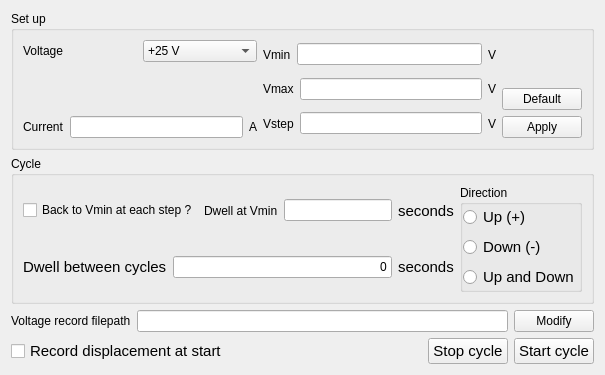
        <widget class="QWidget" name="tab">
         <attribute name="title">
          <string>Agilent E3631A</string>
         </attribute>
         <layout class="QGridLayout" name="gridLayout_32">
          <item row="0" column="0">
           <layout class="QVBoxLayout" name="verticalLayout_16">
            <item>
             <widget class="QGroupBox" name="groupBox_13">
              <property name="title">
               <string>Set up</string>
              </property>
              <layout class="QHBoxLayout" name="horizontalLayout_25">
               <item>
                <layout class="QVBoxLayout" name="verticalLayout_12">
                 <item>
                  <layout class="QHBoxLayout" name="horizontalLayout_26">
                   <item>
                    <widget class="QLabel" name="lbl_agilent_voltate_setup">
                     <property name="text">
                      <string>Voltage</string>
                     </property>
                    </widget>
                   </item>
                   <item>
                    <widget class="QComboBox" name="cb_agilent_voltage_setup">
                     <item>
                      <property name="text">
                       <string>+25 V </string>
                      </property>
                     </item>
                     <item>
                      <property name="text">
                       <string>+6 V</string>
                      </property>
                     </item>
                     <item>
                      <property name="text">
                       <string>-25 V</string>
                      </property>
                     </item>
                    </widget>
                   </item>
                  </layout>
                 </item>
                 <item>
                  <spacer name="verticalSpacer_9">
                   <property name="orientation">
                    <enum>Qt::Vertical</enum>
                   </property>
                   <property name="sizeHint" stdset="0">
                    <size>
                     <width>20</width>
                     <height>40</height>
                    </size>
                   </property>
                  </spacer>
                 </item>
                 <item>
                  <layout class="QHBoxLayout" name="horizontalLayout_24">
                   <item>
                    <widget class="QLabel" name="label_14">
                     <property name="text">
                      <string>Current</string>
                     </property>
                    </widget>
                   </item>
                   <item>
                    <widget class="QLineEdit" name="le_agilent_current"/>
                   </item>
                   <item>
                    <widget class="QLabel" name="lbl_agilent_current_unit">
                     <property name="text">
                      <string>A</string>
                     </property>
                    </widget>
                   </item>
                  </layout>
                 </item>
                </layout>
               </item>
               <item>
                <layout class="QVBoxLayout" name="verticalLayout_13">
                 <item>
                  <layout class="QHBoxLayout" name="horizontalLayout_22">
                   <item>
                    <widget class="QLabel" name="lbl_vmin">
                     <property name="text">
                      <string>Vmin</string>
                     </property>
                    </widget>
                   </item>
                   <item>
                    <widget class="QLineEdit" name="le_agilent_vmin"/>
                   </item>
                   <item>
                    <widget class="QLabel" name="lbl_vmin_unit">
                     <property name="text">
                      <string>V</string>
                     </property>
                    </widget>
                   </item>
                  </layout>
                 </item>
                 <item>
                  <layout class="QHBoxLayout" name="horizontalLayout_23">
                   <item>
                    <widget class="QLabel" name="lbl_vmax">
                     <property name="text">
                      <string>Vmax</string>
                     </property>
                    </widget>
                   </item>
                   <item>
                    <widget class="QLineEdit" name="le_agilent_vmax"/>
                   </item>
                   <item>
                    <widget class="QLabel" name="lbl_vmax_unit">
                     <property name="text">
                      <string>V</string>
                     </property>
                    </widget>
                   </item>
                  </layout>
                 </item>
                 <item>
                  <layout class="QHBoxLayout" name="horizontalLayout_27">
                   <item>
                    <widget class="QLabel" name="lbl_vstep">
                     <property name="text">
                      <string>Vstep</string>
                     </property>
                    </widget>
                   </item>
                   <item>
                    <widget class="QLineEdit" name="le_agilent_vstep"/>
                   </item>
                   <item>
                    <widget class="QLabel" name="lbl_vstep_unit">
                     <property name="text">
                      <string>V</string>
                     </property>
                    </widget>
                   </item>
                  </layout>
                 </item>
                </layout>
               </item>
               <item>
                <layout class="QVBoxLayout" name="verticalLayout_14">
                 <item>
                  <spacer name="verticalSpacer_5">
                   <property name="orientation">
                    <enum>Qt::Vertical</enum>
                   </property>
                   <property name="sizeHint" stdset="0">
                    <size>
                     <width>20</width>
                     <height>48</height>
                    </size>
                   </property>
                  </spacer>
                 </item>
                 <item>
                  <layout class="QVBoxLayout" name="verticalLayout_11">
                   <item>
                    <widget class="QPushButton" name="pb_agilent_default_setup">
                     <property name="text">
                      <string>Default</string>
                     </property>
                    </widget>
                   </item>
                   <item>
                    <widget class="QPushButton" name="pb_agilent_apply_setup">
                     <property name="text">
                      <string>Apply</string>
                     </property>
                    </widget>
                   </item>
                  </layout>
                 </item>
                </layout>
               </item>
              </layout>
             </widget>
            </item>
            <item>
             <widget class="QGroupBox" name="groupBox_14">
              <property name="title">
               <string>Cycle</string>
              </property>
              <layout class="QGridLayout" name="gridLayout_31">
               <item row="0" column="0">
                <layout class="QHBoxLayout" name="horizontalLayout_30">
                 <item>
                  <layout class="QVBoxLayout" name="verticalLayout_15">
                   <item>
                    <layout class="QHBoxLayout" name="horizontalLayout_29">
                     <item>
                      <widget class="QCheckBox" name="cb_agilent_back2Vmin">
                       <property name="text">
                        <string>Back to Vmin at each step ?</string>
                       </property>
                      </widget>
                     </item>
                     <item>
                      <layout class="QHBoxLayout" name="horizontalLayout_28">
                       <item>
                        <widget class="QLabel" name="label_dwell_vmin">
                         <property name="text">
                          <string>Dwell at Vmin</string>
                         </property>
                        </widget>
                       </item>
                       <item>
                        <widget class="QLineEdit" name="le_agilent_dwell_vmin"/>
                       </item>
                       <item>
                        <widget class="QLabel" name="lbl_agilent_vmin_dwell_time_unit">
                         <property name="font">
                          <font>
                           <pointsize>11</pointsize>
                          </font>
                         </property>
                         <property name="text">
                          <string>seconds</string>
                         </property>
                        </widget>
                       </item>
                      </layout>
                     </item>
                    </layout>
                   </item>
                   <item>
                    <layout class="QHBoxLayout" name="horizontalLayout_21">
                     <item>
                      <widget class="QLabel" name="lbl_agilent_dwell_time">
                       <property name="font">
                        <font>
                         <pointsize>11</pointsize>
                        </font>
                       </property>
                       <property name="toolTip">
                        <string>After execution of the command by the motor. The system is waiting as many seconds as set in the fied. So the dweel time does not include the time of the motion.</string>
                       </property>
                       <property name="text">
                        <string>Dwell between cycles</string>
                       </property>
                      </widget>
                     </item>
                     <item>
                      <widget class="QLineEdit" name="le_agilent_cycle_dwell">
                       <property name="minimumSize">
                        <size>
                         <width>0</width>
                         <height>20</height>
                        </size>
                       </property>
                       <property name="toolTip">
                        <string>Dwell time between two cycle</string>
                       </property>
                       <property name="text">
                        <string>0</string>
                       </property>
                       <property name="alignment">
                        <set>Qt::AlignRight|Qt::AlignTrailing|Qt::AlignVCenter</set>
                       </property>
                      </widget>
                     </item>
                     <item>
                      <widget class="QLabel" name="lbl_agilent_dwell_time_unit">
                       <property name="font">
                        <font>
                         <pointsize>11</pointsize>
                        </font>
                       </property>
                       <property name="text">
                        <string>seconds</string>
                       </property>
                      </widget>
                     </item>
                    </layout>
                   </item>
                  </layout>
                 </item>
                 <item>
                  <widget class="QGroupBox" name="psupply_direction_group">
                   <property name="title">
                    <string>Direction</string>
                   </property>
                   <layout class="QGridLayout" name="gridLayout_27">
                    <property name="leftMargin">
                     <number>0</number>
                    </property>
                    <property name="topMargin">
                     <number>0</number>
                    </property>
                    <property name="rightMargin">
                     <number>0</number>
                    </property>
                    <property name="bottomMargin">
                     <number>0</number>
                    </property>
                    <item row="0" column="0">
                     <layout class="QVBoxLayout" name="verticalLayout_10">
                      <item>
                       <widget class="QRadioButton" name="rb_agilent_cycle_up">
                        <property name="font">
                         <font>
                          <pointsize>11</pointsize>
                         </font>
                        </property>
                        <property name="text">
                         <string>Up (+)</string>
                        </property>
                       </widget>
                      </item>
                      <item>
                       <widget class="QRadioButton" name="rb_agilent_cycle_down">
                        <property name="font">
                         <font>
                          <pointsize>11</pointsize>
                         </font>
                        </property>
                        <property name="text">
                         <string>Down (-)</string>
                        </property>
                       </widget>
                      </item>
                      <item>
                       <widget class="QRadioButton" name="rb_agilent_cycle_updown">
                        <property name="font">
                         <font>
                          <pointsize>11</pointsize>
                         </font>
                        </property>
                        <property name="text">
                         <string>Up and Down</string>
                        </property>
                       </widget>
                      </item>
                     </layout>
                    </item>
                   </layout>
                  </widget>
                 </item>
                </layout>
               </item>
              </layout>
             </widget>
            </item>
            <item>
             <layout class="QHBoxLayout" name="horizontalLayout_20">
              <item>
               <widget class="QLabel" name="lbl_agilent_voltage_record">
                <property name="text">
                 <string>Voltage record filepath</string>
                </property>
               </widget>
              </item>
              <item>
               <widget class="QLineEdit" name="le_agilent_record_fn"/>
              </item>
              <item>
               <widget class="QPushButton" name="pb_modify_filepath_agilent">
                <property name="text">
                 <string>Modify</string>
                </property>
               </widget>
              </item>
             </layout>
            </item>
            <item>
             <layout class="QHBoxLayout" name="horizontalLayout_19">
              <item>
               <widget class="QCheckBox" name="cb_agilent_record_at_start">
                <property name="font">
                 <font>
                  <pointsize>11</pointsize>
                 </font>
                </property>
                <property name="toolTip">
                 <string>If checked, start to record the interferometer measurement.</string>
                </property>
                <property name="text">
                 <string>Record displacement at start</string>
                </property>
               </widget>
              </item>
              <item>
               <spacer name="horizontalSpacer_12">
                <property name="orientation">
                 <enum>Qt::Horizontal</enum>
                </property>
                <property name="sizeHint" stdset="0">
                 <size>
                  <width>40</width>
                  <height>20</height>
                 </size>
                </property>
               </spacer>
              </item>
              <item>
               <widget class="QPushButton" name="pbAgilentCycleStop">
                <property name="font">
                 <font>
                  <pointsize>11</pointsize>
                 </font>
                </property>
                <property name="text">
                 <string>Stop cycle</string>
                </property>
               </widget>
              </item>
              <item>
               <widget class="QPushButton" name="pbAgilentCycleRun">
                <property name="font">
                 <font>
                  <pointsize>11</pointsize>
                 </font>
                </property>
                <property name="text">
                 <string>Start cycle</string>
                </property>
                <property name="iconSize">
                 <size>
                  <width>24</width>
                  <height>24</height>
                 </size>
                </property>
                <property name="shortcut">
                 <string>Ctrl+R</string>
                </property>
                <property name="checkable">
                 <bool>true</bool>
                </property>
               </widget>
              </item>
             </layout>
            </item>
           </layout>
          </item>
         </layout>
        </widget>
